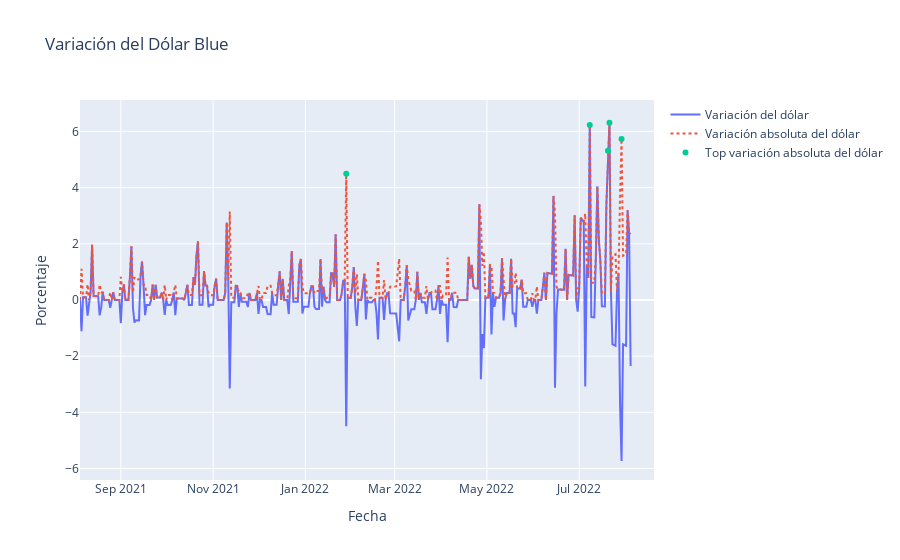

The cell this chart's notebook holds for it:
### Markdown cell above
**Dólar Blue**

### Code cell
fig = go.Figure()
fig.add_trace(go.Scatter(x = table_365['fecha'], y = table_365['db_var'], mode='lines', name='Variación del dólar'))
fig.add_trace(go.Scatter(x = table_365['fecha'], y = table_365['db_var_abs'], mode='lines', name='Variación absoluta del dólar',  line=dict(dash='dot')))
fig.add_trace(go.Scatter(x = top_5_var_db['fecha'], y = top_5_var_db['db_var_abs'], mode='markers', name='Top variación absoluta del dólar'))
fig.update_layout(
    title='Variación del Dólar Blue',
    xaxis_title = 'Fecha',
    yaxis_title = 'Porcentaje')

### Figure 1 — Plotly figure (JSON) as saved in the notebook; plotly's stock layout.template omitted (floating-point values rounded to 4 significant figures; data arrays with more than 128 entries replaced by an {"elided": "..."} marker saying what was removed)
{"data": [{"mode": "lines", "name": "Variación del dólar", "type": "scatter", "x": {"elided": "365 str values"}, "y": {"elided": "365 float values"}}, {"line": {"dash": "dot"}, "mode": "lines", "name": "Variación absoluta del dólar", "type": "scatter", "x": {"elided": "365 str values"}, "y": {"elided": "365 float values"}}, {"mode": "markers", "name": "Top variación absoluta del dólar", "type": "scatter", "x": ["2022-07-21T00:00:00", "2022-07-08T00:00:00", "2022-07-29T00:00:00", "2022-07-20T00:00:00", "2022-01-28T00:00:00"], "y": [6.309, 6.226, 5.732, 5.316, 4.494]}], "layout": {"title": {"text": "Variación del Dólar Blue"}, "xaxis": {"title": {"text": "Fecha"}}, "yaxis": {"title": {"text": "Porcentaje"}}}}
